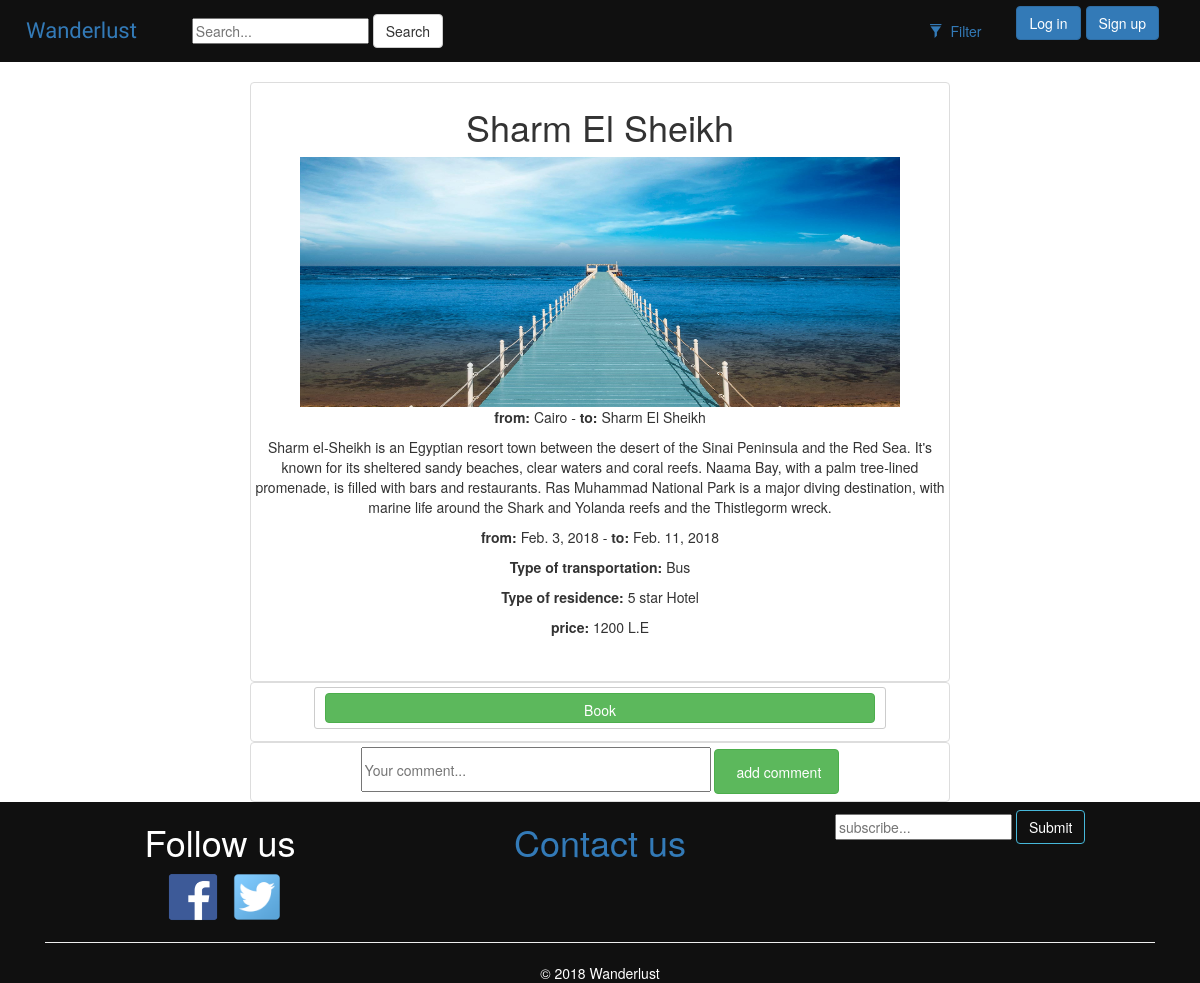
/Wanderlust/trip/10/, run on the app's committed database.
### trips/models.py (models this page shows, shortened)
class Trip(models.Model):
    name = models.CharField(max_length=250)
    description = models.TextField(max_length=5000, null=True)
    origin = models.CharField(max_length=50, default="Cairo")
    destination = models.CharField(max_length=50)
    departing_date = models.DateField()
    returning_date = models.DateField()
    transportstion = models.CharField(max_length=10, choices=trans_Choices)
    residence = models.CharField(max_length=20, choices=residence_Choices)
    price = models.PositiveSmallIntegerField(default=0)
    capacity = models.PositiveSmallIntegerField(default=0)
    trip_image1 = models.FileField(default='', blank=True)
    trip_image2 = models.FileField(default='', blank=True)
    trip_image3 = models.FileField(default='', blank=True)
    def get_no_of_reservation(self):
        reserv = Reservation.objects.filter(trip=self)
        no = 0
        for res in reserv:
            no += res.persons
        return no

### trips/views.py (the view)
# urls.py: url(r'^trip/(?P<pk>[0-9]+)/$', views.DetailView.as_view(), name='detail'),
class DetailView(generic.DetailView):
    model = Trip
    template_name = 'trips/detail.html'

### trips/templates/trips/detail.html (shortened to what this page needs)
{% extends 'trips/base.html' %}
{% load humanize %}
{% load static %}
{% block stylesheet %}
    <link rel="stylesheet" href="{% static 'css/simplemde.min.css' %}">
{% endblock %}
{% block body %}
    <div>
        <div class="col-sm-4 col-lg-12">
            <div class="thumbnail" style="width: 700px ; height: 600px; margin: auto;  ">
                <h1>{{ trip.name }}</h1>
                <img style="width: 600px ; height: 250px;" src="{{ trip.trip_image1.url }}" class="img-responsive">
                <p><strong>from:</strong> {{ trip.origin }} - <strong>to:</strong> {{ trip.destination }}</p>
                <p>{{ trip.description }}</p>
                <p><strong>from:</strong>  {{ trip.departing_date }} - <strong>to:</strong> {{ trip.returning_date }}</p>
                <p><strong>Type of transportation:</strong> {{ trip.get_transportstion_display }} </p>
                <p><strong>Type of residence:</strong> {{ trip.get_residence_display }} </p>
                <p><strong>price:</strong> {{ trip.price }} L.E</p>
            </div>
            <div class="col-sm-4 col-lg-12">
                <div class="thumbnail" style="width: 700px ; height: 60px; margin: auto;">
                    {% if trip.capacity > trip.get_no_of_reservation %}
                        <form class="btn btn-default btn-sm" role="" method="get"
                              action="{% url 'trips:book' trip.id %}">
                            <button style="height: 30px; width: 550px" type="submit" class="btn btn-success">Book
                            </button>
                        </form>
                    {% else %}
                        <div>
                            <button class="btn btn-default btn-sm"  href="trips/full.html" style="height: 30px; width: 550px" type="" class="btn btn-success">Book</button>
                        </div>
                    {% endif %}
                </div>
            </div>
            <div>
                <div>
                    <div class="col-sm-4 col-lg-12">
                        <div class="thumbnail" style="width: 700px ; height: 60px; margin: auto;">
                            <form class="" role="" method="post" action="{% url 'trips:new_question' trip.id %}">
                                <div class="form-group">
                                    <input style="height: 45px; width: 350px;" class="" name="c" type="text"
                                           value="{{ request.POST.c }}" placeholder="Your comment..."/>
                                    <button style="height: 45px; width: 125px" type="submit" class="btn btn-success">
                                        &nbsp;add comment
                                    </button>
                                </div>
                            </form>
                        </div>
                    </div>
                </div>
            </div>
        </div>
    </div>
{% endblock %}

### trips/static/trips/style.css (style rules this page uses)
body { background-color: aliceblue; }
.thumbnail { width: 200px ; height: 350px; }

### data on the page
Trip: name "Sharm El Sheikh", trip_image1 (picture), origin "Cairo", destination "Sharm El Sheikh", description "Sharm el-Sheikh is an Egyptian resort town between the desert of the Sinai Peninsula and the Red Sea. It's known for its sheltered sandy beaches, clear waters and coral reefs. Naama Bay, with a palm tree-lined promenade, is filled with bars and restaurants. Ras Muhammad National Park is a major diving destination, with marine life around the Shark and Yolanda reefs and the Thistlegorm wreck.", departing_date "Feb. 3, 2018", returning_date "Feb. 11, 2018", transportstion "Bus", residence "5 star Hotel", price "1200"
